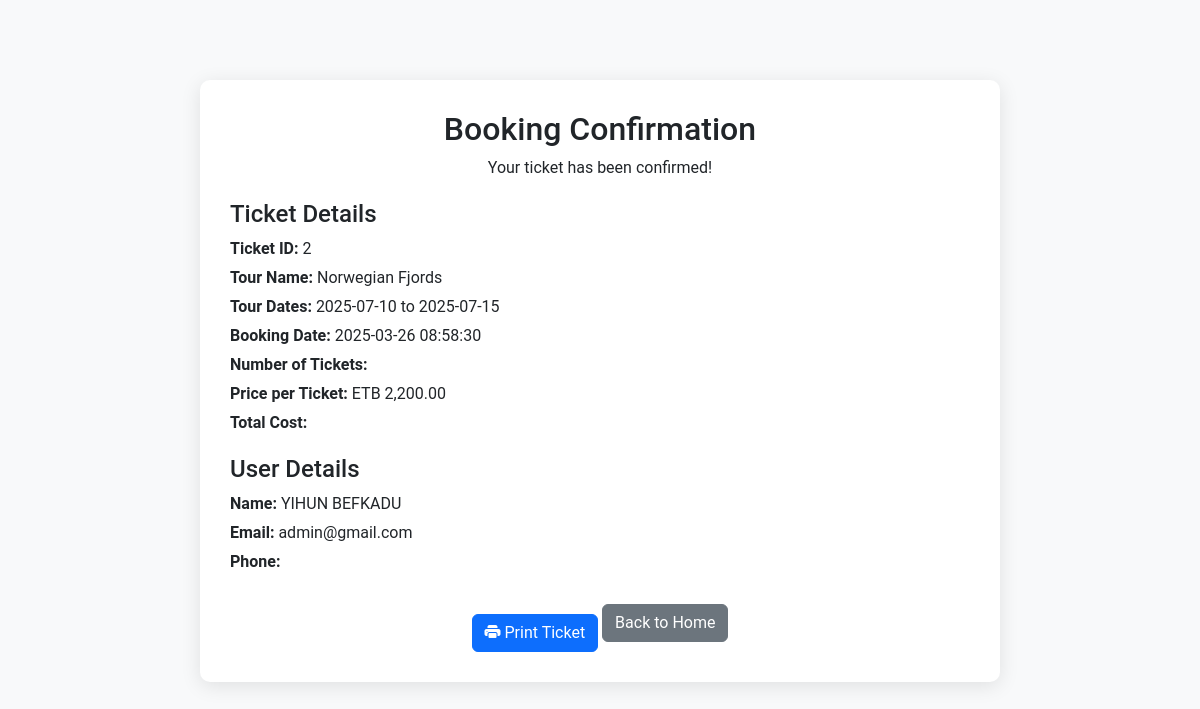
Page /booked.php?booking_id=2 (signed in) on the committed database.
### tables this page shows
CREATE TABLE `bookings` (
  `booking_id` int(11) NOT NULL,
  `user_id` int(11) NOT NULL,
  `tour_id` int(11) NOT NULL,
  `booking_date` timestamp NOT NULL DEFAULT current_timestamp(),
  `status` enum('Confirmed','Pending','Cancelled') DEFAULT 'Pending',
  `booking_day` date DEFAULT NULL
);

CREATE TABLE `tours` (
  `tour_id` int(11) NOT NULL,
  `title` varchar(255) NOT NULL,
  `description` text NOT NULL,
  `price` decimal(10,2) NOT NULL,
  `start_date` date NOT NULL,
  `end_date` date NOT NULL,
  `location` varchar(255) NOT NULL,
  `main_image` varchar(255) DEFAULT NULL,
  `video_url` varchar(255) DEFAULT NULL,
  `created_at` timestamp NOT NULL DEFAULT current_timestamp(),
  `status` enum('active','inactive') DEFAULT 'active',
  `featured` tinyint(1) DEFAULT 0,
  `recommended` tinyint(1) DEFAULT 0
);

CREATE TABLE `users` (
  `user_id` int(11) NOT NULL,
  `name` varchar(255) NOT NULL,
  `email` varchar(255) NOT NULL,
  `password_hash` varchar(255) NOT NULL,
  `role` enum('Traveler','Admin') DEFAULT 'Traveler',
  `profile_picture` varchar(255) DEFAULT NULL,
  `nationality` varchar(100) DEFAULT NULL,
  `phone_number` varchar(15) DEFAULT NULL,
  `date_of_birth` date DEFAULT NULL,
  `preferred_language` varchar(50) DEFAULT NULL,
  `home_address` text DEFAULT NULL,
  `gender` enum('Male','Female') DEFAULT NULL,
  `created_at` timestamp NOT NULL DEFAULT current_timestamp()
);

### booked.php (the view, shortened to what this page needs)
<?php
include 'DB_Bifrost.php';
$booking_id = isset($_GET['booking_id']) ? intval($_GET['booking_id']) : 0;
$stmt = $pdo->prepare("SELECT
    b.booking_id,
    b.booking_date,
    b.booking_day,
    b.status,
    t.title AS tour_title,
    t.start_date,
    t.end_date,
    t.price,
    u.name AS user_name,
    u.email,
    u.phone_number
FROM bookings b
JOIN tours t ON b.tour_id = t.tour_id
JOIN users u ON b.user_id = u.user_id
WHERE b.booking_id = ?");
$stmt->execute([$booking_id]);
$booking = $stmt->fetch(PDO::FETCH_ASSOC);
?>
<!DOCTYPE html>
<html lang="en">
<head>
  <link rel="stylesheet" href="https://cdn.jsdelivr.net/npm/bootstrap@5.3.0-alpha1/dist/css/bootstrap.min.css">
  <link rel="stylesheet" href="https://cdn.jsdelivr.net/npm/bootstrap-icons@1.10.5/font/bootstrap-icons.css">
</head>
<body>
  <div class="container ticket-container">
    <div class="ticket-header">
      <h1>Booking Confirmation</h1>
      <p>Your ticket has been confirmed!</p>
    </div>
    <div class="ticket-details">
      <h4>Ticket Details</h4>
      <p><strong>Ticket ID:</strong> <?php echo $booking['booking_id']; ?></p>
      <p><strong>Tour Name:</strong> <?php echo htmlspecialchars($booking['tour_title']); ?></p>
      <p><strong>Tour Dates:</strong> <?php echo htmlspecialchars($booking['start_date']) . ' to ' . htmlspecialchars($booking['end_date']); ?></p>
      <p><strong>Booking Date:</strong> <?php echo $booking['booking_date']; ?></p>
      <p><strong>Number of Tickets:</strong> </p>
      <p><strong>Price per Ticket:</strong> ETB <?php echo number_format($booking['price'], 2); ?></p>
      <p><strong>Total Cost:</strong> </p>
    </div>
    <div class="ticket-details">
      <h4>User Details</h4>
      <p><strong>Name:</strong> <?php echo htmlspecialchars($booking['user_name']); ?></p>
      <p><strong>Email:</strong> <?php echo htmlspecialchars($booking['email']); ?></p>
      <p><strong>Phone:</strong> <?php echo htmlspecialchars($booking['phone_number']); ?></p>
    </div>
    <div class="ticket-footer no-print">
      <button class="btn btn-primary print-btn" onclick="window.print();"><i class="bi bi-printer-fill"></i> Print Ticket</button>
      <a href="index.php" class="btn btn-secondary">Back to Home</a>
    </div>
  </div>
</body>
</html>

### booked.php (style rules this page uses)
body { font-family: 'Roboto', sans-serif; background-color: #f8f9fa; }
.ticket-container { max-width: 800px; margin: 80px auto; background: #fff; border-radius: 10px; box-shadow: 0 4px 20px rgba(0,0,0,0.1); padding: 30px; }
.ticket-header { text-align: center; margin-bottom: 20px; }
.ticket-header h1 { font-size: 2rem; }
.ticket-details { margin-bottom: 20px; }
.ticket-details p { margin: 5px 0; }
.ticket-footer { text-align: center; }
.print-btn { margin-top: 20px; }

### rows in the picture
bookings: booking_id "2", tour.title "Norwegian Fjords", tour.start_date "2025-07-10", tour.end_date "2025-07-15", booking_date "2025-03-26 08:58:30", tour.price "2,200.00", user.name "YIHUN BEFKADU", user.email "admin@gmail.com"
